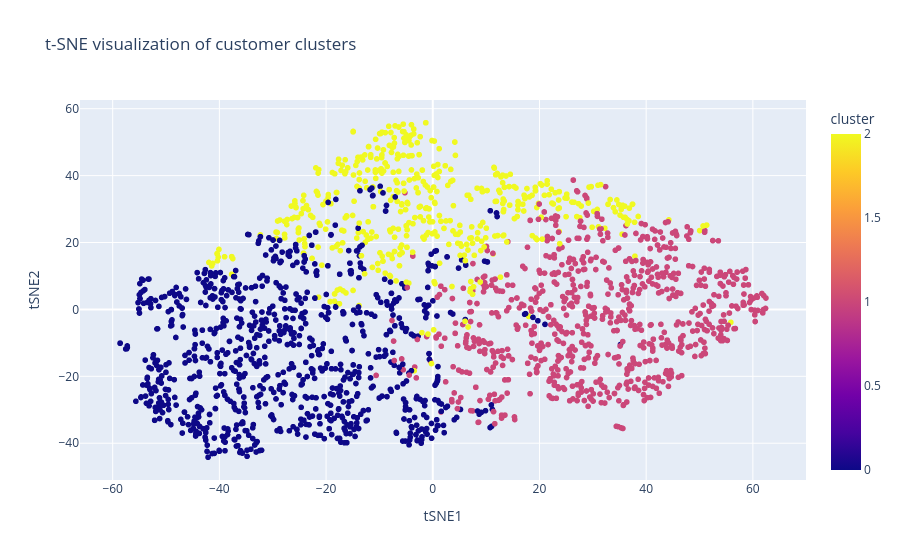

Notebook cell for this chart:
### Code cell
fig = plot_embedding_clusters(
    df_tsne,
    labels_pca,
    dimensions=TSNE_COLUMNS,
    title="t-SNE visualization of customer clusters",
)

fig.show()

cluster_profile = summarize_standardized_clusters(X, labels_pca)
cluster_profile

### Figure 1 — Plotly figure (JSON) as saved in the notebook; plotly's stock layout.template omitted (floating-point values rounded to 4 significant figures; data arrays with more than 128 entries replaced by an {"elided": "..."} marker saying what was removed)
{"data": [{"customdata": {"elided": "2239x1 int values"}, "hovertemplate": "tSNE1=%{x}<br>tSNE2=%{y}<br>cluster=%{marker.color}<extra></extra>", "legendgroup": "", "marker": {"color": {"elided": "2239 int values"}, "coloraxis": "coloraxis", "symbol": "circle"}, "mode": "markers", "name": "", "showlegend": false, "type": "scattergl", "x": {"elided": "2239 float values"}, "xaxis": "x", "y": {"elided": "2239 float values"}, "yaxis": "y"}], "layout": {"coloraxis": {"colorbar": {"title": {"text": "cluster"}}, "colorscale": [[0, "#0d0887"], [0.1111, "#46039f"], [0.2222, "#7201a8"], [0.3333, "#9c179e"], [0.4444, "#bd3786"], [0.5556, "#d8576b"], [0.6667, "#ed7953"], [0.7778, "#fb9f3a"], [0.8889, "#fdca26"], [1, "#f0f921"]]}, "legend": {"tracegroupgap": 0}, "title": {"text": "t-SNE visualization of customer clusters"}, "xaxis": {"anchor": "y", "domain": [0, 1], "title": {"text": "tSNE1"}}, "yaxis": {"anchor": "x", "domain": [0, 1], "title": {"text": "tSNE2"}}}}
